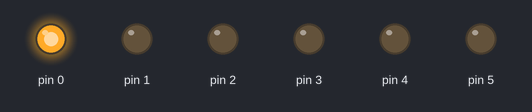
This sketch was run on a simulated Arduino Uno, built with avr-gcc and run on an emulated ATmega328P. On the bench: output pins drawn as LEDs (lit = HIGH).

Above: at 0.03 s.
At 2.63 s:
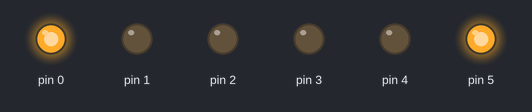
At 5.17 s:
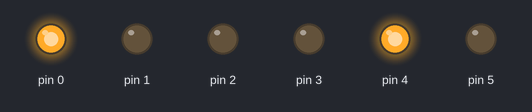
At 10.3 s:
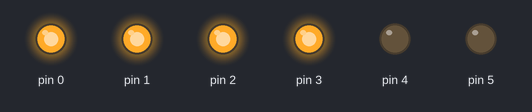
At 17.4 s:
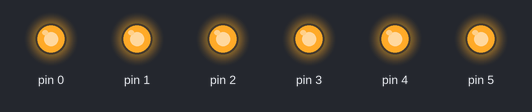
At 24.65 s:
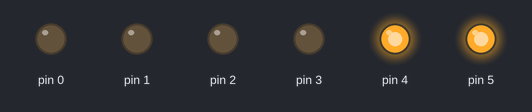
Timing chart, 0 to 25.2 s (numbered marks = the images above):
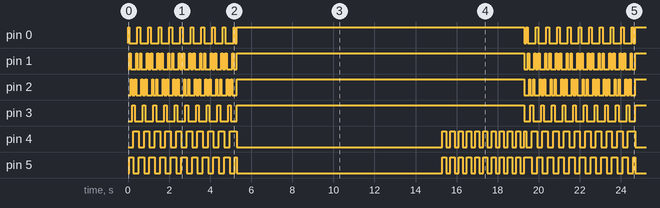

The sketch:

psledtiny85.ino
```cpp
int x=65;
void setup() {
  // put your setup code here, to run once:
pinMode(0,OUTPUT);
pinMode(1,OUTPUT);
pinMode(2,OUTPUT);
pinMode(3,OUTPUT);
pinMode(4,OUTPUT);
pinMode(5,OUTPUT);
}

void loop() {

pattern1();
delay(100);
allon();
delay(10000);
allonblink();
delay(100);


}

void reset(){
  digitalWrite(0,LOW);
  digitalWrite(1,LOW);
  digitalWrite(2,LOW);
  digitalWrite(3,LOW);
  digitalWrite(4,HIGH);
  digitalWrite(5,HIGH);
   }


  int LED1(int a)
  {
    if(a==1)
     {
      digitalWrite(4,LOW);
      digitalWrite(0,HIGH);
      }
    else if(a==0)
    {
      digitalWrite(4,HIGH);
      digitalWrite(0,LOW);
      }
    }
    int LED2(int a)
  {
    if(a==1)
     {
      digitalWrite(4,LOW);
      digitalWrite(1,HIGH);
      }
    else if(a==0)
    {
      digitalWrite(4,HIGH);
      digitalWrite(1,LOW);
      }
    }
int LED3(int a)
  {
    if(a==1)
     {
      digitalWrite(4,LOW);
      digitalWrite(2,HIGH);
      }
    else if(a==0)
    {
      digitalWrite(4,HIGH);
      digitalWrite(2,LOW);
      }
    }
    int LED4(int a)
  {
    if(a==1)
     {
      digitalWrite(4,LOW);
      digitalWrite(3,HIGH);
      }
    else if(a==0)
    {
      digitalWrite(4,HIGH);
      digitalWrite(3,LOW);
      }
    }
    int LED5(int a)
  {
    if(a==1)
     {
      digitalWrite(5,LOW);
      digitalWrite(0,HIGH);
      }
    else if(a==0)
    {
      digitalWrite(5,HIGH);
      digitalWrite(0,LOW);
      }
    }
    int LED6(int a)
  {
    if(a==1)
     {
      digitalWrite(5,LOW);
      digitalWrite(1,HIGH);
      }
    else if(a==0)
    {
      digitalWrite(5,HIGH);
      digitalWrite(1,LOW);
      }
    }
     int LED7(int a)
  {
    if(a==1)
     {
      digitalWrite(5,LOW);
      digitalWrite(2,HIGH);
      }
    else if(a==0)
    {
      digitalWrite(5,HIGH);
      digitalWrite(2,LOW);
      }
    }
    int LED8(int a)
  {
    if(a==1)
     {
      digitalWrite(5,LOW);
      digitalWrite(3,HIGH);
      }
    else if(a==0)
    {
      digitalWrite(5,HIGH);
      digitalWrite(3,LOW);
      }
    }
void pattern1(){
int  i=0;
  while(i<=9){
  LED1(1);
delay(x);
reset();
LED2(1);
delay(x);
reset();
LED3(1);
delay(x);
reset();
LED4(1);
delay(x);
reset();
LED8(1);
delay(x);
reset();
LED7(1);
delay(x);
reset();
LED6(1);
delay(x);
reset();
LED5(1);
delay(x);
reset();
  i++;
  }
  }
void allon(){

  digitalWrite(0,HIGH);
  digitalWrite(1,HIGH);
  digitalWrite(2,HIGH);
  digitalWrite(3,HIGH);
  digitalWrite(4,LOW);
  digitalWrite(5,LOW);

  }
  void allonblink(){
  reset();
  allon();
  int i=0;
  while(i<10){
  digitalWrite(4,HIGH);
  digitalWrite(5,HIGH);
  delay(200);
  digitalWrite(5,LOW);
  digitalWrite(4,LOW);
  delay(200);
  i++;
    }

  reset();

  }
```

Measured:
- by itself, pin 0–5: moves between LOW and HIGH, repeating every 19.4 s
- by itself, everything shown: repeats every 19.4 s, in 103 steps
